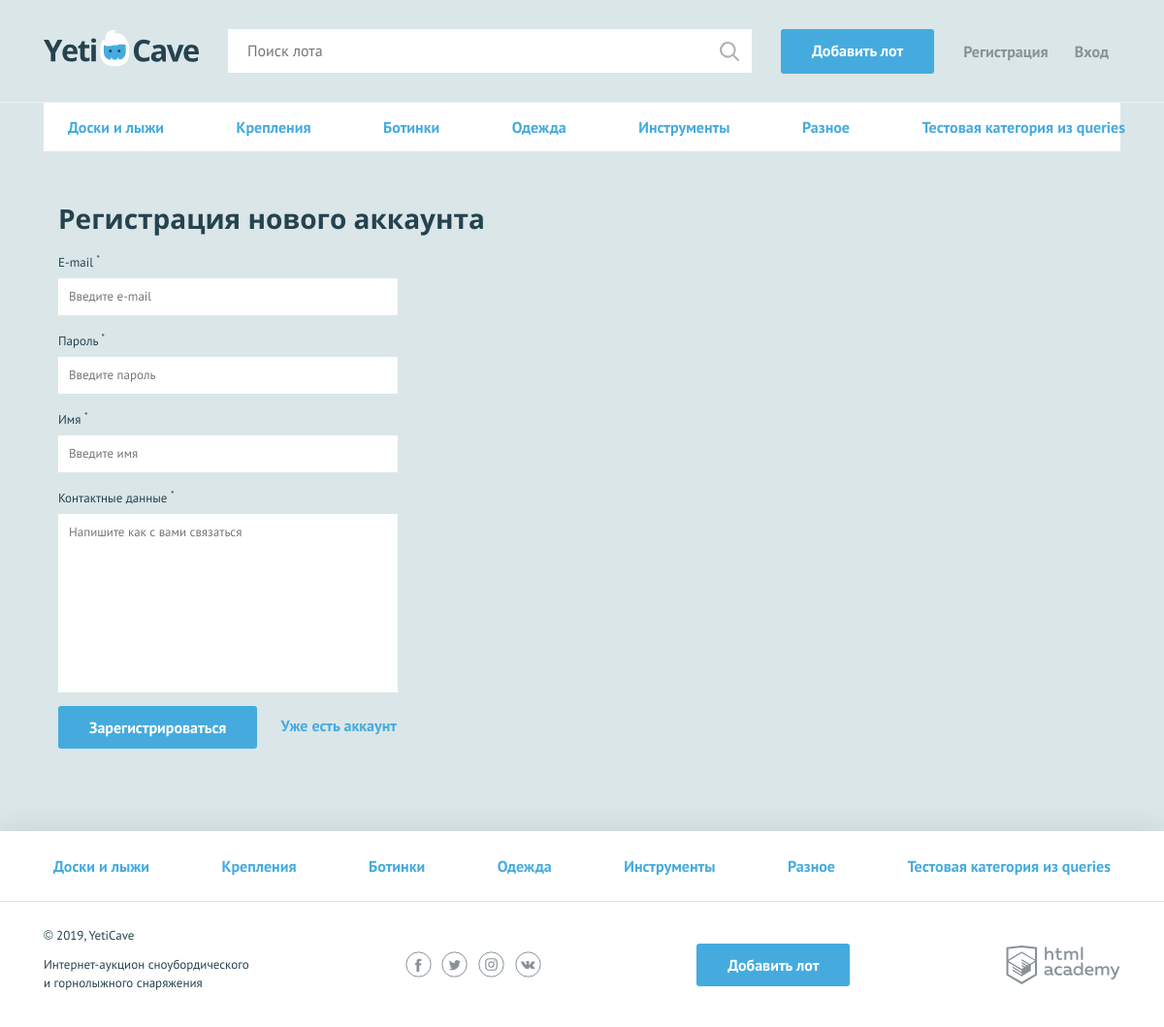
Screenshot of /sign_up.php with the database file from the repository.
### tables this page shows
CREATE TABLE categories (
    id INT AUTO_INCREMENT PRIMARY KEY UNIQUE,
    name VARCHAR(128) UNIQUE,
    symbol_code CHAR(128)
);

### helpers.php (called while the page is built, shortened)
<?php
function include_template($name, array $data = []) {
    $name = 'templates/' . $name;
    extract($data);
    require $name;
    $result = ob_get_clean();
    return $result;
}

### models/models.php (called while the page is built, shortened)
<?php
function get_categories($link) {
    $sql = "
    SELECT `id`, `name`, `symbol_code` FROM `categories`;";
    $sql_result = mysqli_query($link, $sql);
    $categories = mysqli_fetch_all($sql_result, MYSQLI_ASSOC);
    return $categories;
}

### functions.php (called while the page is built, shortened)
<?php
function get_post_val($name) {
    return filter_input(INPUT_POST, $name);
}

### templates/sign_up.php (the view, shortened to what this page needs)
<nav class="nav">
    <ul class="nav__list container">
        <?php foreach ($categories as $category): ?>
            <li class="nav__item">
                <a href="<?= $category['symbol_code']; ?>.html"><?= $category['name']; ?></a>
            </li>
        <?php endforeach ?>
    </ul>
</nav>
<?php $form_error = count($errors) ? "form--invalid" : ""; ?>
<form class="form container <?= $form_error; ?>" action="sign_up.php" method="post" autocomplete="off">
    <h2>Регистрация нового аккаунта</h2>
    <div class="form__item <?php if(isset($errors['email'])): ?>form__item--invalid<?php endif; ?>">
        <label for="email">E-mail <sup>*</sup></label>
        <input id="email" type="text" name="email" placeholder="Введите e-mail" value="<?= get_post_val('email') ?>">
    </div>
    <div class="form__item <?php if(isset($errors['password'])): ?>form__item--invalid<?php endif; ?>">
        <label for="password">Пароль <sup>*</sup></label>
        <input id="password" type="password" name="password" placeholder="Введите пароль" value="<?= get_post_val('password') ?>">
    </div>
    <div class="form__item <?php if(isset($errors['name'])): ?>form__item--invalid<?php endif; ?>">
        <label for="name">Имя <sup>*</sup></label>
        <input id="name" type="text" name="name" placeholder="Введите имя" value="<?= get_post_val('name') ?>">
    </div>
    <div class="form__item <?php if(isset($errors['message'])): ?>form__item--invalid<?php endif; ?>">
        <label for="message">Контактные данные <sup>*</sup></label>
        <textarea id="message" name="message" placeholder="Напишите как с вами связаться"><?= get_post_val('message') ?></textarea>
    </div>
    <button type="submit" class="button">Зарегистрироваться</button>
    <a class="text-link" href="#">Уже есть аккаунт</a>
</form>

### templates/layout.php (shortened to what this page needs)
<!DOCTYPE html>
<html lang="ru">
<head>
    <link href="../css/normalize.min.css" rel="stylesheet">
    <link href="../css/style.css" rel="stylesheet">
</head>
<body>
<div class="page-wrapper">
    <header class="main-header">
        <div class="main-header__container container">
            <a class="main-header__logo">
                <img src="../img/logo.svg" width="160" height="39" alt="Логотип компании YetiCave">
            </a>
            <form class="main-header__search" method="get" action="https://echo.htmlacademy.ru" autocomplete="off">
                <input type="search" name="search" placeholder="Поиск лота">
                <input class="main-header__search-btn" type="submit" name="find" value="Найти">
            </form>
            <a class="main-header__add-lot button" href="pages/add-lot.html">Добавить лот</a>
            <nav class="user-menu">
                <?php if (isset($_SESSION['user'])) : ?>
                    <div class="user-menu__logged">
                        <p><?= $_SESSION['user']; ?></p>
                        <a class="user-menu__bets" href="/pages/my-bets.html">Мои
                            ставки</a>
                        <a class="user-menu__logout"
                           href="/logout.php">Выход</a>
                    </div>
                <?php else : ?>
                    <ul class="user-menu__list">
                        <li class="user-menu__item">
                            <a href="/sign_up.php">Регистрация</a>
                        </li>
                        <li class="user-menu__item">
                            <a href="/login.php">Вход</a>
                        </li>
                    </ul>
                <?php endif; ?>
            </nav>
        </div>
    </header>
    <main class="container">
        <?= $page_content; ?>
    </main>
</div>
<footer class="main-footer">
    <nav class="nav">
        <ul class="nav__list container">
            <?php foreach ($categories as $category): ?>
                <li class="nav__item">
                    <a href="/pages/<?= $category['symbol_code']; ?>.html">
                        <?= $category['name']; ?>
                    </a>
                </li>
            <?php endforeach ?>
        </ul>
    </nav>
    <div class="main-footer__bottom container">
        <div class="main-footer__copyright">
            <p>© 2019, YetiCave</p>
            <p>Интернет-аукцион сноубордического и горнолыжного снаряжения</p>
        </div>
        <div class="main-footer__social social">
            <a class="social__link social__link--facebook" href="#">
            </a>
            <a class="social__link social__link--twitter" href="#">
            </a>
            <a class="social__link social__link--instagram" href="#">
            </a>
            <a class="social__link social__link--vkontakte" href="#">
            </a>
        </div>
        <a class="main-footer__add-lot button" href="add-lot.html">Добавить лот</a>
        <div class="main-footer__developed-by">
            <a class="logo-academy" href="https://htmlacademy.ru/intensive/php">
            </a>
        </div>
    </div>
</footer>
</body>
</html>

### css/style.css (style rules this page uses)
html, body { height: 100%; }
.page-wrapper { display: flex; flex-direction: column; min-height: 100%; margin-bottom: -202px; }
.page-wrapper::after { content: ""; display: block; }
.page-wrapper::after { height: 85px; }
main { margin-bottom: 202px; }
body { min-width: 1140px; background-color: #dbe6e9; font-family: "PT Sans", sans-serif; font-weight: 400; font-size: 16px; line-height: 26px; color: #25434e; }
a { text-decoration: none; }
h2 { margin: 0; font-family: "Open Sans", sans-serif; font-size: 28px; line-height: 35px; font-weight: 700; }
.text-link { font-weight: 700; color: #45abde; }
.container { width: 1110px; margin: 0 auto; padding: 0 15px; }
main.container { margin-bottom: 202px; }
.button { display: block; padding: 9px 32px; background-color: #45abde; color: #ffffff; text-align: center; font-weight: 700; border: none; border-radius: 3px; }
.main-header { padding: 30px 0 29px; border-bottom: 1px solid rgba(255, 255, 255, 0.5); }
.main-header__container { display: -webkit-flex; display: -ms-flexbox; display: flex; -webkit-justify-content: flex-start; -ms-flex-pack: start; justify-content: flex-start; }
.main-header__logo { display: block; margin-right: 30px; }
.main-header__search { position: relative; width: 540px; margin-right: 30px; }
.main-header__search input[type="search"] { width: 100%; padding: 8px 19px 9px 19px; border: 1px solid #ffffff; }
.main-header__search-btn { content: ""; position: absolute; top: 3px; right: 3px; width: 20px; height: 20px; padding: 20px; background: url("../img/search.svg") center no-repeat; opacity: 0.3; border: 0; font-size: 0; }
.main-header__add-lot { max-width: 160px; margin-right: 30px; }
.user-menu__list { display: -webkit-flex; display: -ms-flexbox; display: flex; -webkit-justify-content: space-between; -ms-flex-pack: justify; justify-content: space-between; -webkit-flex-wrap: wrap; -ms-flex-wrap: wrap; flex-wrap: wrap; width: 150px; margin: 0; margin-top: 10px; padding: 0; list-style: none; }
.user-menu__item a { color: #879296; font-weight: 700; }
.user-menu { display: -webkit-flex; display: -ms-flexbox; display: flex; }
.main-footer { background-color: #ffffff; box-shadow: 0 0 30px 0 rgba(0, 0, 0, 0.1); }
.main-footer__bottom { display: -webkit-flex; display: -ms-flexbox; display: flex; -webkit-justify-content: space-between; -ms-flex-pack: justify; justify-content: space-between; -webkit-align-items: center; -ms-flex-align: center; align-items: center; padding: 25px 0; }
.main-footer__copyright { max-width: 212px; }
.main-footer__copyright p { margin: 0; margin-bottom: 11px; font-size: 13px; line-height: 19px; }
.main-footer__social { width: 140px; }
.social { display: -webkit-flex; display: -ms-flexbox; display: flex; -webkit-justify-content: space-between; -ms-flex-pack: justify; justify-content: space-between; -webkit-flex-wrap: wrap; -ms-flex-wrap: wrap; flex-wrap: wrap; }
.social__link { width: 27px; height: 27px; }
.logo-academy { display: block; width: 118px; height: 40px; }
.nav { background-color: #ffffff; border-bottom: 1px solid #e1e6e7; }
.nav__list { display: -webkit-flex; display: -ms-flexbox; display: flex; -webkit-justify-content: space-between; -ms-flex-pack: justify; justify-content: space-between; -webkit-flex-wrap: wrap; -ms-flex-wrap: wrap; flex-wrap: wrap; list-style: none; }
.nav__item a { position: relative; display: block; padding: 12px 10px; font-weight: 700; color: #45abde; }
.nav__item a::before { content: ""; display: none; position: absolute; bottom: 0; width: calc(100% - 20px); height: 3px; background-color: #e2e5e6; }
.main-footer .nav__item a { padding: 23px 10px; }
.form { padding-top: 51px; }
.form h2 { padding-bottom: 15px; }
.form__item { width: 350px; margin: 0; margin-bottom: 14px; font-size: 13px; }
.form__item label { display: block; margin-bottom: 3px; }
.form__item input, .form__item textarea { display: block; width: 100%; padding: 5px 10px; border: 1px solid #ffffff; box-sizing: border-box; }
.form__item textarea { min-height: 184px; resize: none; }
.form .button { display: inline-block; vertical-align: middle; margin-right: 20px; }

### rows the page displays
categories: name "Доски и лыжи"
categories: name "Крепления"
categories: name "Ботинки"
categories: name "Одежда"
categories: name "Инструменты"
categories: name "Разное"
categories: name "Тестовая категория из queries"
